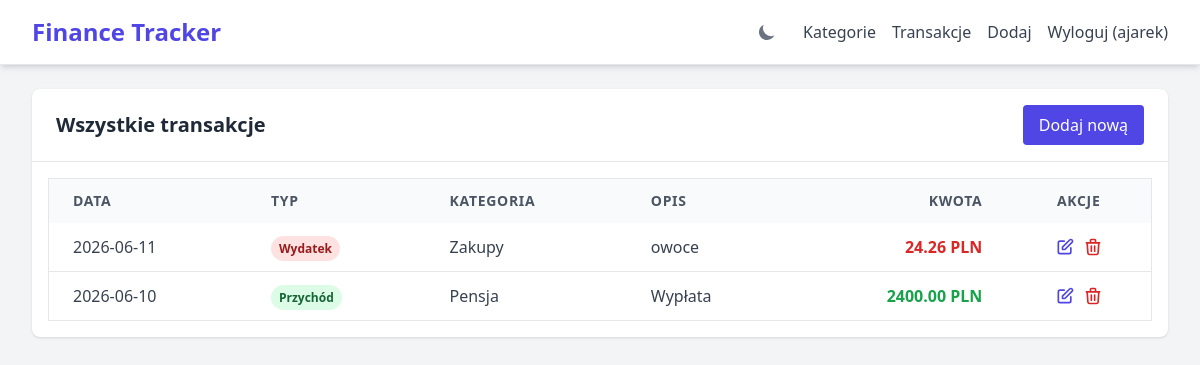
Page /transactions/ (signed in) on the earlier database version.
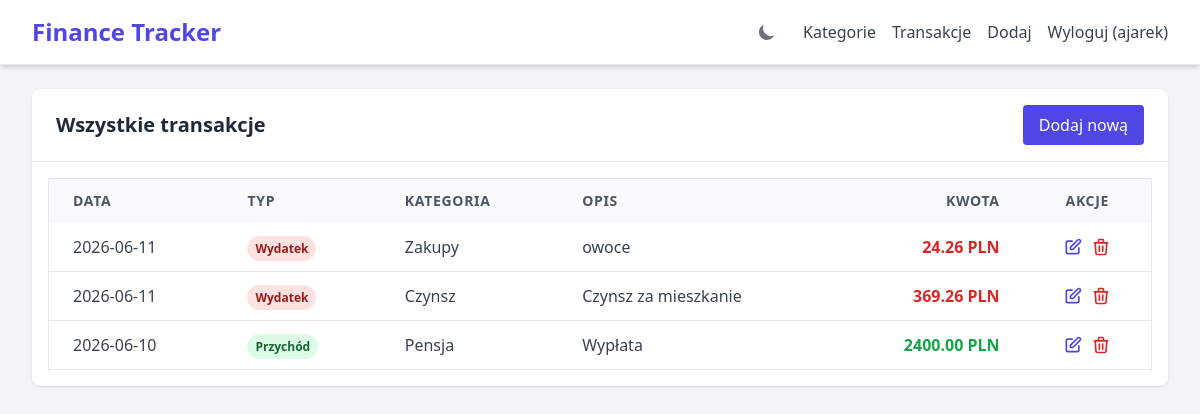
Same page on the later database version.
### tracker/models.py (models this page shows, shortened)
class Transaction(models.Model):
    amount = models.DecimalField(max_digits=10, decimal_places=2)
    date = models.DateField()
    description = models.CharField(max_length=255, blank=True)
    category = models.ForeignKey(Category, on_delete=models.CASCADE)
    user = models.ForeignKey(settings.AUTH_USER_MODEL, on_delete=models.CASCADE)

class Category(models.Model):
    TYPE_CHOICES = (
        ('INCOME', 'Przychód'),
        ('EXPENSE', 'Wydatek'),
    )
    name = models.CharField(max_length=100)
    type = models.CharField(max_length=10, choices=TYPE_CHOICES)
    user = models.ForeignKey(settings.AUTH_USER_MODEL, on_delete=models.CASCADE)

### tracker/views.py (the view)
# urls.py: path('transactions/', views.transaction_list, name='transaction_list'),
@login_required
def transaction_list(request):
    transactions = Transaction.objects.filter(user=request.user).order_by('-date')
    return render(request, 'tracker/transaction_list.html', {'transactions': transactions})

### templates/tracker/transaction_list.html (shortened to what this page needs)
{% extends 'base.html' %}
{% block content %}
<div class="bg-white dark:bg-gray-800 rounded-lg shadow overflow-hidden transition-colors">
    <div class="px-6 py-4 border-b border-gray-200 dark:border-gray-700 flex justify-between items-center">
        <h2 class="text-xl font-bold text-gray-800 dark:text-gray-100">Wszystkie transakcje</h2>
        <a href="{% url 'transaction_create' %}" class="bg-indigo-600 text-white py-2 px-4 rounded hover:bg-indigo-700 transition">Dodaj nową</a>
    </div>
    <div class="overflow-x-auto p-4">
        <table class="min-w-full bg-white dark:bg-gray-800 border border-gray-200 dark:border-gray-700">
            <thead class="bg-gray-50 dark:bg-gray-700 text-gray-600 dark:text-gray-300 text-sm uppercase tracking-wider">
                <tr>
                    <th class="py-3 px-6 text-left">Data</th>
                    <th class="py-3 px-6 text-left">Typ</th>
                    <th class="py-3 px-6 text-left">Kategoria</th>
                    <th class="py-3 px-6 text-left">Opis</th>
                    <th class="py-3 px-6 text-right">Kwota</th>
                    <th class="py-3 px-6 text-center">Akcje</th>
                </tr>
            </thead>
            <tbody class="text-gray-700 dark:text-gray-300">
                {% for t in transactions %}
                <tr class="border-b dark:border-gray-700 hover:bg-gray-50 dark:hover:bg-gray-700">
                    <td class="py-3 px-6">{{ t.date|date:"Y-m-d" }}</td>
                    <td class="py-3 px-6">
                        {% if t.category.type == 'INCOME' %}
                        <span class="px-2 py-1 bg-green-100 dark:bg-green-900 text-green-800 dark:text-green-200 rounded-full text-xs font-semibold">Przychód</span>
                        {% else %}
                        <span class="px-2 py-1 bg-red-100 dark:bg-red-900 text-red-800 dark:text-red-200 rounded-full text-xs font-semibold">Wydatek</span>
                        {% endif %}
                    </td>
                    <td class="py-3 px-6">{{ t.category.name }}</td>
                    <td class="py-3 px-6">{{ t.description|default:"-" }}</td>
                    <td class="py-3 px-6 text-right font-semibold {% if t.category.type == 'INCOME' %}text-green-600 dark:text-green-400{% else %}text-red-600 dark:text-red-400{% endif %}">
                        {{ t.amount|floatformat:2 }} PLN
                    </td>
                    <td class="py-3 px-6 text-center">
                        <div class="flex justify-center space-x-2">
                            <a href="{% url 'transaction_edit' t.pk %}" class="text-indigo-600 dark:text-indigo-400 hover:text-indigo-900 dark:hover:text-indigo-300">
                                <svg class="w-5 h-5" fill="none" stroke="currentColor" viewBox="0 0 24 24" xmlns="http://www.w3.org/2000/svg"><path stroke-linecap="round" stroke-linejoin="round" stroke-width="2" d="M11 5H6a2 2 0 00-2 2v11a2 2 0 002 2h11a2 2 0 002-2v-5m-1.414-9.414a2 2 0 112.828 2.828L11.828 15H9v-2.828l8.586-8.586z"></path></svg>
                            </a>
                            <a href="{% url 'transaction_delete' t.pk %}" class="text-red-600 dark:text-red-400 hover:text-red-900 dark:hover:text-red-300">
                            </a>
                        </div>
                    </td>
                </tr>
                {% empty %}
                <tr>
                    <td colspan="6" class="py-6 text-center text-gray-500 dark:text-gray-400">Brak transakcji do wyświetlenia.</td>
                </tr>
                {% endfor %}
            </tbody>
        </table>
    </div>
</div>
{% endblock %}

Differences in the rows shown:
added Transaction: date "2026-06-11", shows "Wydatek", category.name "Czynsz", description "Czynsz za mieszkanie", amount "369.26"
